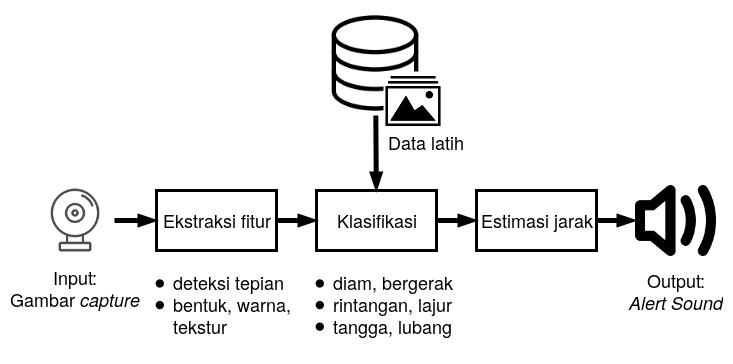
#> input picture gambar/prototipe-obstacle-detector.jpg, 733 x 364 px, given as the content of the folder ../gambar/stairs, which was not available
$ python object-detection-2.py   (older library calls are emulated)
#> lines starting #> are read from the running program, lines starting #| are printed output that depends on the picture; pictures that were not available may be replaced by others from this repository, and a replacement may not be noted
import cv2 as cv
import numpy as np
import glob
import matplotlib.pyplot as plt
import matplotlib.image as mpimg
from datetime import datetime

SIZE=600

def nothing(x): pass
cv.namedWindow("blur")
cv.createTrackbar("kernel", "blur", 2, 4, nothing)
cv.createTrackbar("sigmaX", "blur", 0, 100, nothing)
#> slider 'sigmaX' is set to 100
cv.namedWindow("edges")
cv.createTrackbar("th1", "edges", 100, 500, nothing)
cv.createTrackbar("th2", "edges", 300, 500, nothing)
cv.namedWindow("hough")
cv.createTrackbar("teta", "hough", 10, 20, nothing)
cv.createTrackbar("th", "hough", 30, 500, nothing)
cv.createTrackbar("min", "hough", 10, 500, nothing)
cv.createTrackbar("gap", "hough", 10, 500, nothing)
# cv.namedWindow("threshold")
# cv.createTrackbar("thresh", "threshold",80,500, nothing)
# cv.createTrackbar("maxval", "threshold",255,500, nothing)

def region_of_interest(img, vertices):
    # Define a blank matrix that matches the image height/width.
    mask = np.zeros_like(img)
    # Retrieve the number of color channels of the image.
    channel_count = img.shape[2]
    # Create a match color with the same color channel counts.
    match_mask_color = (255,) * channel_count
    # Fill inside the polygon
    cv.fillPoly(mask, vertices, match_mask_color)
    # Returning the image only where mask pixels match
    masked_image = cv.bitwise_and(img, mask)
    return masked_image

def saveimage(sufix, img):
    fname = ("%d-%d-%d" % (datetime.now().minute,datetime.now().second,datetime.now().microsecond))
    cv.imwrite("../gambar/out/"+fname+'-'+sufix+".png",img)

def auto_canny(image, sigma=0.33):
	# compute the median of the single channel pixel intensities
	v = np.median(image)

	# apply automatic Canny edge detection using the computed median
	lower = int(max(0, (1.0 - sigma) * v))
	upper = int(min(255, (1.0 + sigma) * v))
	edged = cv.Canny(image, lower, upper)

	# return the edged image
	return edged

# def clustering_lines(lines):
#     for l in lines:

def build_filters():
    filters = []
    ksize = 31
    for theta in np.arange(0, np.pi, np.pi / 16):
        kern = cv.getGaborKernel((ksize, ksize), 4.0, theta, 10.0, 0.5, 0, ktype=cv.CV_32F)
        kern /= 1.5*kern.sum()
        filters.append(kern)
    return filters

def process_filters(img, filters):
    accum = np.zeros_like(img)
    for kern in filters:
        fimg = cv.filter2D(img, cv.CV_8UC3, kern)
    np.maximum(accum, fimg, accum)
    return accum


def process (img, frameType=0):
    ## PREPARATION: RESIZE IMAGE
#> called with frameType = 0
    try:
        scale = 1.0*SIZE / max(img.shape)
#> scale = 0.819
        h,w = scale*img.shape[0], scale*img.shape[1]
#> h = 298; w = 600
        img = cv.resize(img,(0,0), fx=scale, fy=scale)
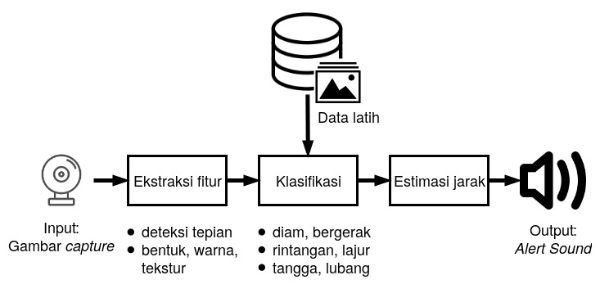
#> img: shape (298, 600, 3); min 0, max 255, mean 238.8
    except AttributeError:
        img = cv.resize(img,(640,480))
    cimg=img.copy()

    # ## PREPARATION: MASKING INTEREST REGION
    # # shape mask
    # region_of_interest_vertices = [
    #     (0  , h / 3),
    #     (w, h / 3),
    #     (w, h),
    #     (0  , h),
    # ]
    # cimg = region_of_interest(
    #     img,
    #     np.array([region_of_interest_vertices], np.int32),
    # )
    # # plt.figure()
    # # plt.imshow(cropped_image)

    ## PREPARATION: ENHANCEMENT
    gray = cv.cvtColor(cimg,cv.COLOR_BGR2GRAY)

    # [9 lines of commented-out code are left out]
    gray = cv.equalizeHist(gray)
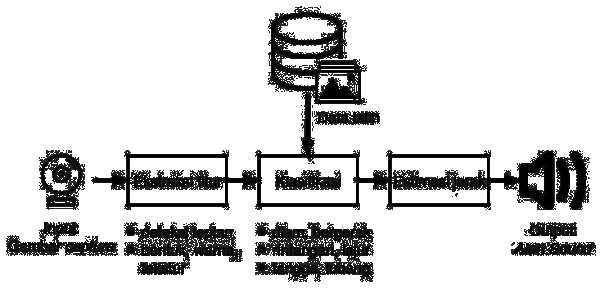
#> gray: shape (298, 600); min 0, max 255, mean 214
    # cv.imshow("gray eq",gray)

    # vector<Vec4i> lines;
    # std::vector<int> labels;
    # int numberOfLines = cv::partition(lines, labels, isEqual);

    while(True):
        pimg = img.copy()

        blur_kernel,blur_sigmax=cv.getTrackbarPos("kernel", "blur"),cv.getTrackbarPos("sigmaX", "blur")
        blur = cv.GaussianBlur(gray, (3+2*blur_kernel,3+2*blur_kernel), blur_sigmax)
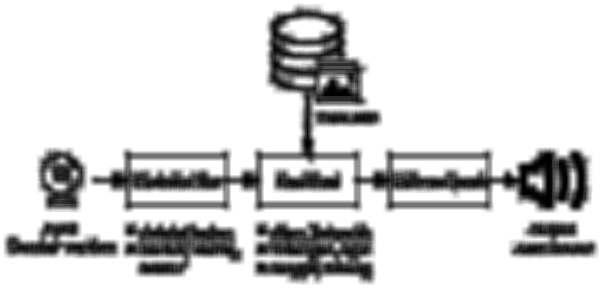
#> blur: shape (298, 600); min 0, max 255, mean 214.1
        cv.imshow("blur",blur)

        # [22 lines of commented-out code are left out]

        th1,th2=cv.getTrackbarPos("th1", "edges"),cv.getTrackbarPos("th2", "edges")
        # edges = cv.Canny(blur,th1,th2)
        edges = auto_canny(blur)
#> in auto_canny, `v = np.median(image)`: v = 255
#> in auto_canny, `lower = int(max(0, (1.0 - sigma) * v))`: lower = 170
#> in auto_canny, `upper = int(min(255, (1.0 + sigma) * v))`: upper = 255
#> in auto_canny, `edged = cv.Canny(image, lower, upper)`:
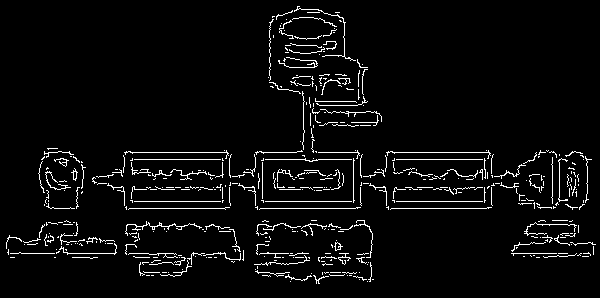
#> edged: shape (298, 600); 4.3% white in thin lines or dots
        # [10 lines of commented-out code are left out]
        hough_teta,hough_th,hough_min,hough_gap = cv.getTrackbarPos("teta", "hough"),cv.getTrackbarPos("th", "hough"),cv.getTrackbarPos("min", "hough"),cv.getTrackbarPos("gap", "hough")
        lines2 = cv.HoughLinesP(edges, 1, 0.1 * hough_teta * np.pi / 180, hough_th,
            minLineLength=hough_min,maxLineGap=hough_gap)
#> lines2 = 234 rows, first 6: [255, 152, 296, 152], [255, 159, 360, 159], [386, 201, 491, 201], [8, 253, 175, 253], [41, 187, 82, 187], [388, 208, 488, 208]
        himg = np.zeros_like(pimg)


        try:
            i=0
            m_line = {}
            for line in lines2:
                i+=1
                T=str(i)
                x1,y1,x2,y2 = line[0]
                m_line[i]=round((1.0*(y1-y2)/(x1-x2)),2)
                print(T,line[0],m_line[i])
                if(abs(m_line[i])<=1.0):
                    cv.line(himg,(x1,y1),(x2,y2),(0,255,0),1)
                else:
                    cv.line(himg,(x1,y1),(x2,y2),(255,0,0),1)
#> this loop made 234 passes
#> (T, x1, y1, x2, y2) on passes 1 to 3: ('1', 255, 152, 296, 152), ('2', 255, 159, 360, 159), ('3', 386, 201, 491, 201)
#| 1 [255 152 296 152] -0.0
#| 2 [255 159 360 159] -0.0
#| 3 [386 201 491 201] -0.0
#| 4 [  8 253 175 253] -0.0
#| 5 [ 41 187  82 187] -0.0
#| 6 [388 208 488 208] -0.0
#| 7 [274 257 349 257] -0.0
#| 8 [113 189 229 189] -0.0
#> (further printed lines are left out)
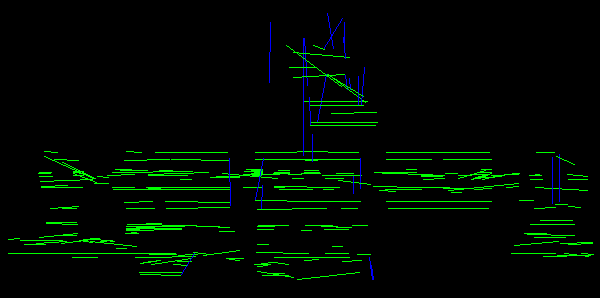
#> himg: shape (298, 600, 3); mean of channels 0, 1, 2 1.2, 9.1, 0; drawn as B, G, R
#> after the loop, i = 234; m_line = 234 items
                # cv.putText(pimg, T ,(x1,y1), cv.FONT_HERSHEY_SIMPLEX, 1,(256,0,0),2,cv.LINE_AA)

            m_line = sorted(m_line.items(), key=lambda x:x[1])
#> m_line = 234 rows, first 8: [217, -inf], [160, -60], [152, -23], [228, -12.33], [111, -5.33], [221, -5.12], [222, -1.63], [203, -1.62]
            # print('m_line = ',m_line)

        except TypeError:
            print("TypeError: 'NoneType' object is not iterable")

        cv.imshow('edges',edges)
        cv.imshow('hough',himg)

        if (cv.waitKey(1) & 0xFF == ord('q') and frameType==0) or frameType == 1:
#> (key q is pressed here)
            break

    # [4 lines of commented-out code are left out]

    return(pimg)


## ANALYZE SET OF IMAGES
dir = '../gambar/stairs/'
# i,a=0,0
for imgs in glob.glob(dir+"/*.jpg"):

    img = process(cv.imread(imgs))


# # ANALYZE VIDEO / CAM
# cap = cv.VideoCapture("../../videos/krl1.mp4")

# while(True):
#     # Capture frame-by-frame
#     ret, img = cap.read()

#     img = process(img, 1)

#     # # Display the resulting frame
#     # cv.imshow('frame',img)
#     if cv.waitKey(1) & 0xFF == ord('q'):
#         break

# # When everything done, release the capture
# cap.release()


cv.destroyAllWindows()
